Frame 1 (no input): blank canvas, image omitted
Frame 60 (no input): blank canvas, image omitted
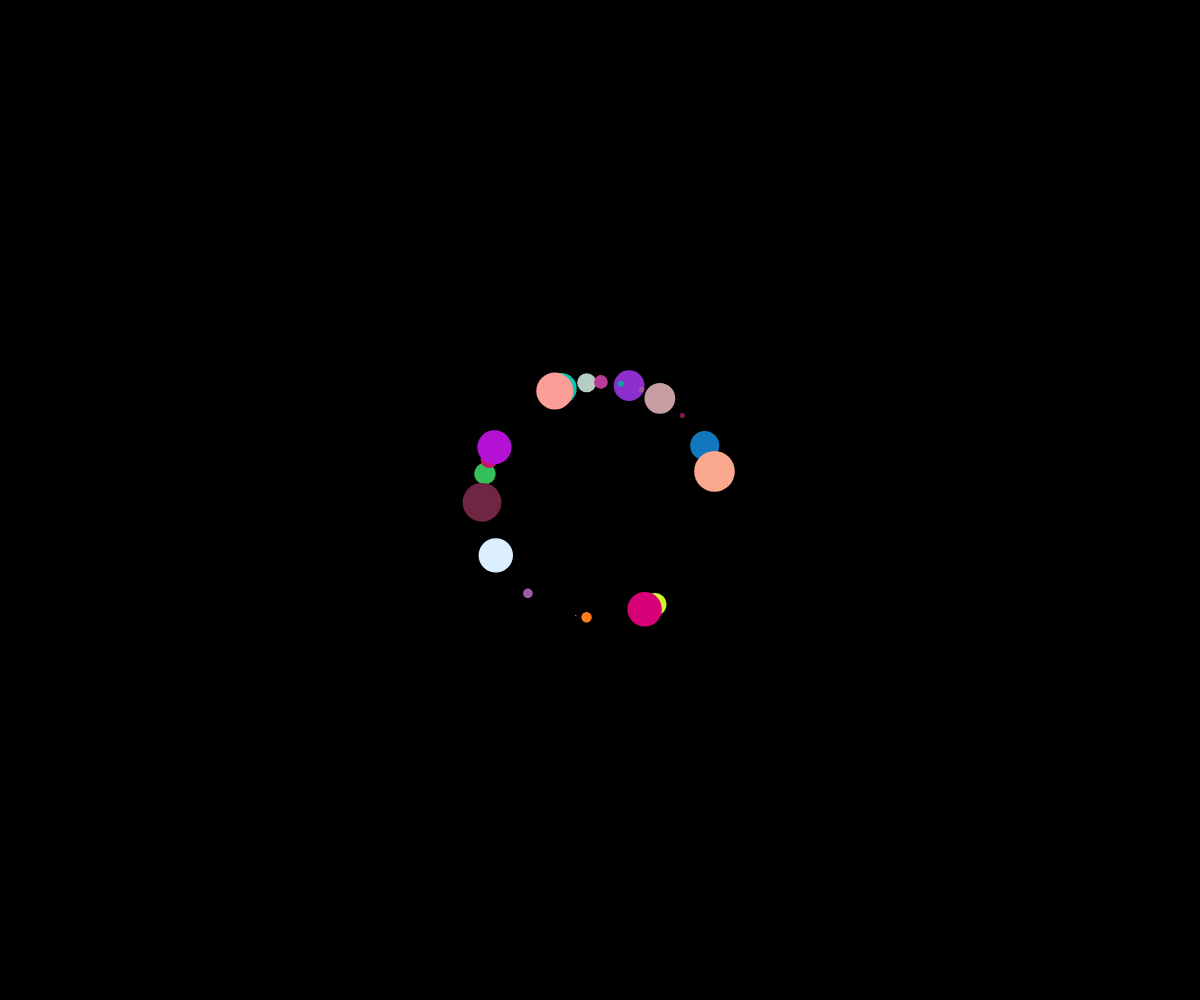
Frame 120 (the mouse pressed at the canvas centre since frame 60)

The p5.js sketch whose frames 1 and 60 were blank and that drew this single picture after the mouse press (run headless with seeded random() and noise() and a simulated clock; from frame 60 on, the mouse is pressed at the canvas centre):

// p5.js sketch
// ── sketch.js
//User Settings///////////////////////////////////
//                                              //
//how many particles you want to have at once   //
var maxGen = 1000;                              //
//speed of particles moving from the cursor     //
var speed = 2;                                  //
//                                              //
//////////////////////////////////////////////////


//stores all the particle data
var pos = [];

//calls onse before draw
function setup(){
  //make canvas
  createCanvas(windowWidth,windowHeight);
  //color the background black
  background(0);
  //don't draw stroke
  noStroke();
  //change the frame rate to 30 fps
  frameRate(30);
}

//privious mouse position
var mpx,mpy;
//it is outside just so I can monitor
var move;

//call every frame
function draw(){
  //clear screen
  background(0);

  //calculate mouse movement
  var mx = abs(mpx-mouseX);
  var my = abs(mpy-mouseY);
  move = sqrt(mx*mx+my*my);

  //add particles amount of mouse movement
  for(var i = 0;i<move;i+=10){
    pos.push([mouseX,mouseY,random(TWO_PI),random(255),random(255),random(255),random(100)]);
  }

  //delete particles over maxGen
  while(pos.length>maxGen){
    pos.splice(0,1);
  }

  //for every particle
  for(var i = 0;i<pos.length;i++){
    //fill with data from particle pos
    fill(pos[i][3],pos[i][4],pos[i][5]);

    //draw a ellipse from pos 
    ellipse(pos[i][0],pos[i][1],pos[i][6],pos[i][6]);

    //set new positions
    pos[i][0] += sin(pos[i][2])*speed;
    pos[i][1] += cos(pos[i][2])*speed;
    pos[i][6]--;

    //if particle is smaller than 1 delete
    if(pos[i][6]<=0){
      pos.splice(i,1);
      i--;
    }
  }

  //store previous mouse
  mpx=mouseX;
  mpy=mouseY;
}
